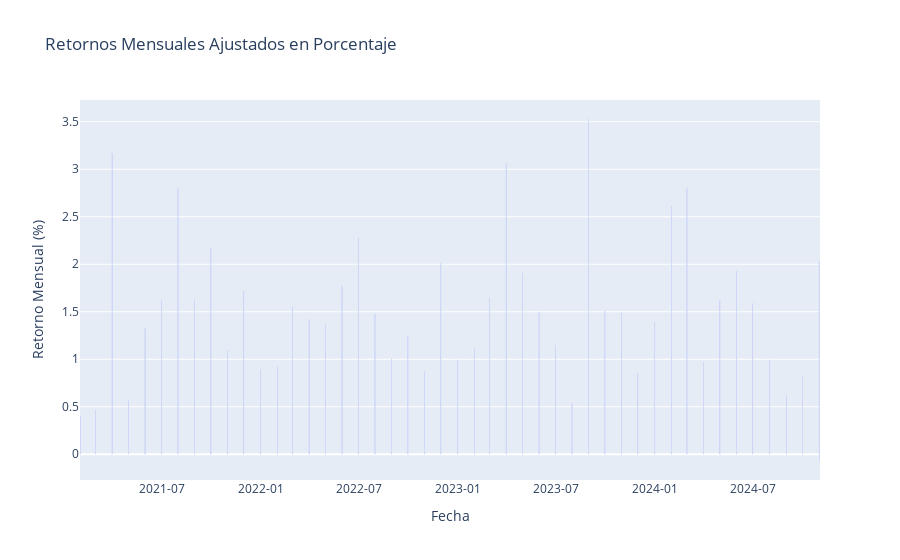

Here is the notebook cell this chart was saved with:
### Code cell
import pandas as pd
import numpy as np
import plotly.express as px

# Supongamos que tienes el DataFrame `df` como en el ejemplo
# Convertir el índice a tipo datetime si no lo está
df = equity_curves["variaciones_porcentuales"]
df.index = pd.to_datetime(df.index)

# Calcular los retornos diarios en porcentaje
df['Daily Return'] = ((df['Equity'] - df['Equity'].shift(1)) / df['Equity'].shift(1)) * 100

# Crear un DataFrame resampleado con valores mínimo y máximo para cada mes
monthly_min = df['Daily Return'].resample("M").min()
monthly_max = df['Daily Return'].resample("M").max()

# Aplicar la lógica de np.where para seleccionar el mínimo si < 0, máximo si >= 0
monthly_returns = np.where(monthly_max >= 0, monthly_max, monthly_min)

# Crear un índice temporal basado en las fechas de los datos mensuales
monthly_index = df['Daily Return'].resample("M").apply(lambda x: x.index[-1])

# Crear un DataFrame para el gráfico
monthly_df = pd.DataFrame({
    'Fecha': monthly_index,
    'Retorno Mensual': monthly_returns
})

display(monthly_df)

# Crear el gráfico de barras con Plotly
fig = px.bar(
    monthly_df,
    x='Fecha',
    y='Retorno Mensual',
    labels={"Fecha": "Fecha", "Retorno Mensual": "Retorno Mensual (%)"},
    title="Retornos Mensuales Ajustados en Porcentaje",
    text_auto='.2s'
)

fig.update_layout(
    # width=800,
    # height=700,
    xaxis_title="Fecha",
    yaxis_title="Retorno Mensual (%)",
    xaxis=dict(tickformat="%Y-%m"),
)

fig.show()

### Figure 1 — Plotly figure (JSON) as saved in the notebook; plotly's stock layout.template omitted (floating-point values rounded to 4 significant figures)
{"data": [{"alignmentgroup": "True", "hovertemplate": "Fecha=%{x}<br>Retorno Mensual (%)=%{y}<extra></extra>", "legendgroup": "", "marker": {"color": "#636efa", "pattern": {"shape": ""}}, "name": "", "offsetgroup": "", "orientation": "v", "showlegend": false, "textposition": "auto", "texttemplate": "%{y:.2s}", "type": "bar", "x": ["2021-01-31T00:00:00", "2021-02-28T00:00:00", "2021-03-31T00:00:00", "2021-04-30T00:00:00", "2021-05-31T00:00:00", "2021-06-30T00:00:00", "2021-07-31T00:00:00", "2021-08-31T00:00:00", "2021-09-30T00:00:00", "2021-10-31T00:00:00", "2021-11-30T00:00:00", "2021-12-31T00:00:00", "2022-01-31T00:00:00", "2022-02-28T00:00:00", "2022-03-31T00:00:00", "2022-04-30T00:00:00", "2022-05-31T00:00:00", "2022-06-30T00:00:00", "2022-07-31T00:00:00", "2022-08-31T00:00:00", "2022-09-30T00:00:00", "2022-10-31T00:00:00", "2022-11-30T00:00:00", "2022-12-31T00:00:00", "2023-01-31T00:00:00", "2023-02-28T00:00:00", "2023-03-31T00:00:00", "2023-04-30T00:00:00", "2023-05-31T00:00:00", "2023-06-30T00:00:00", "2023-07-31T00:00:00", "2023-08-31T00:00:00", "2023-09-30T00:00:00", "2023-10-31T00:00:00", "2023-11-30T00:00:00", "2023-12-31T00:00:00", "2024-01-31T00:00:00", "2024-02-29T00:00:00", "2024-03-31T00:00:00", "2024-04-30T00:00:00", "2024-05-31T00:00:00", "2024-06-30T00:00:00", "2024-07-31T00:00:00", "2024-08-31T00:00:00", "2024-09-30T00:00:00", "2024-10-31T00:00:00", "2024-11-01T00:00:00"], "xaxis": "x", "y": [0.403, 0.4665, 3.166, 0.5692, 1.324, 1.612, 2.798, 1.631, 2.162, 1.095, 1.72, 0.8915, 0.9208, 1.549, 1.417, 1.368, 1.766, 2.278, 1.477, 1.005, 1.244, 0.8735, 2.01, 0.9933, 1.116, 1.646, 3.064, 1.903, 1.496, 1.151, 0.5389, 3.529, 1.506, 1.488, 0.8516, 1.383, 2.611, 2.801, 0.9648, 1.616, 1.93, 1.588, 0.9931, 0.625, 0.8181, 2.026, -0.07082], "yaxis": "y"}], "layout": {"barmode": "relative", "legend": {"tracegroupgap": 0}, "title": {"text": "Retornos Mensuales Ajustados en Porcentaje"}, "xaxis": {"anchor": "y", "domain": [0, 1], "tickformat": "%Y-%m", "title": {"text": "Fecha"}}, "yaxis": {"anchor": "x", "domain": [0, 1], "title": {"text": "Retorno Mensual (%)"}}}}
